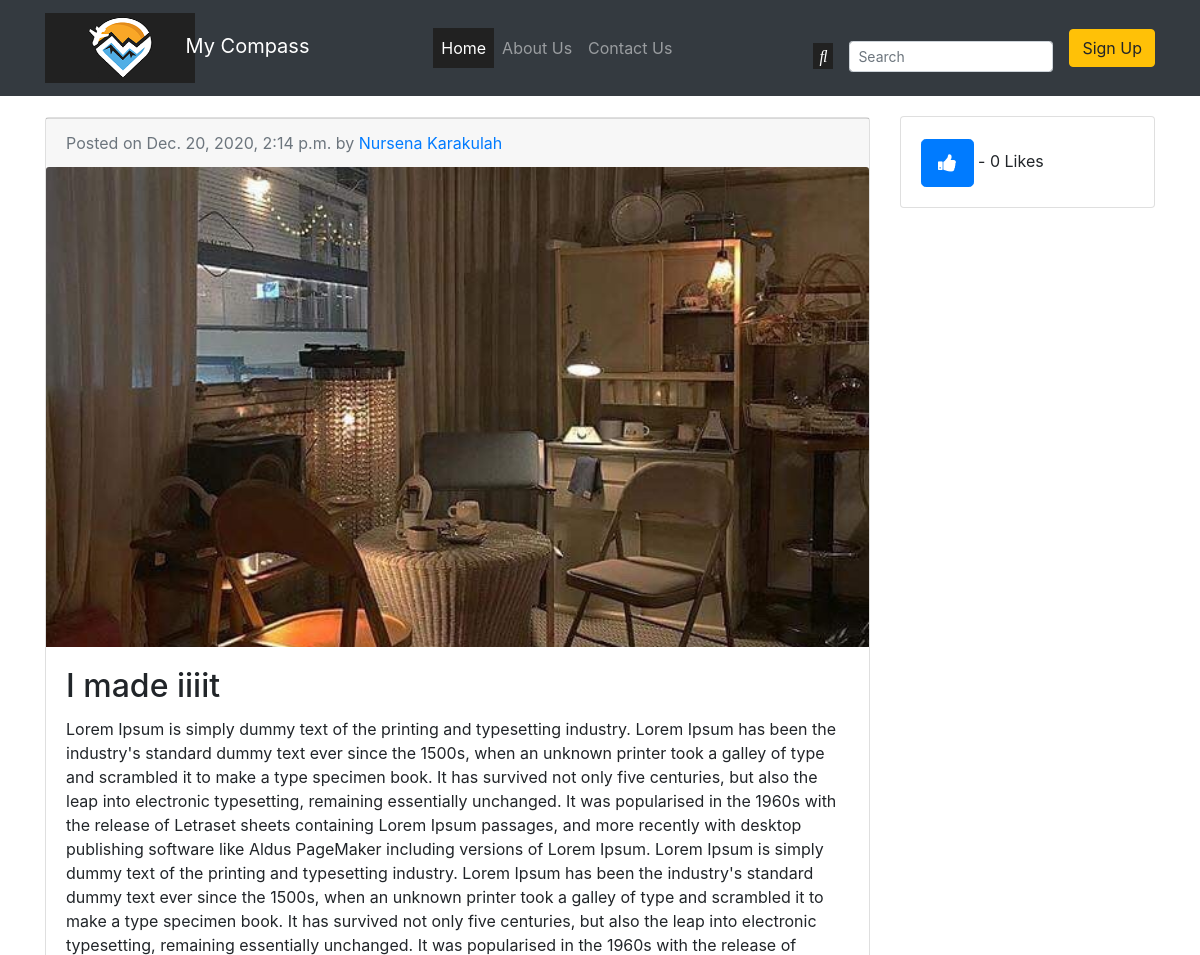
Before: /entry/5/ (upper part) with the older database file.
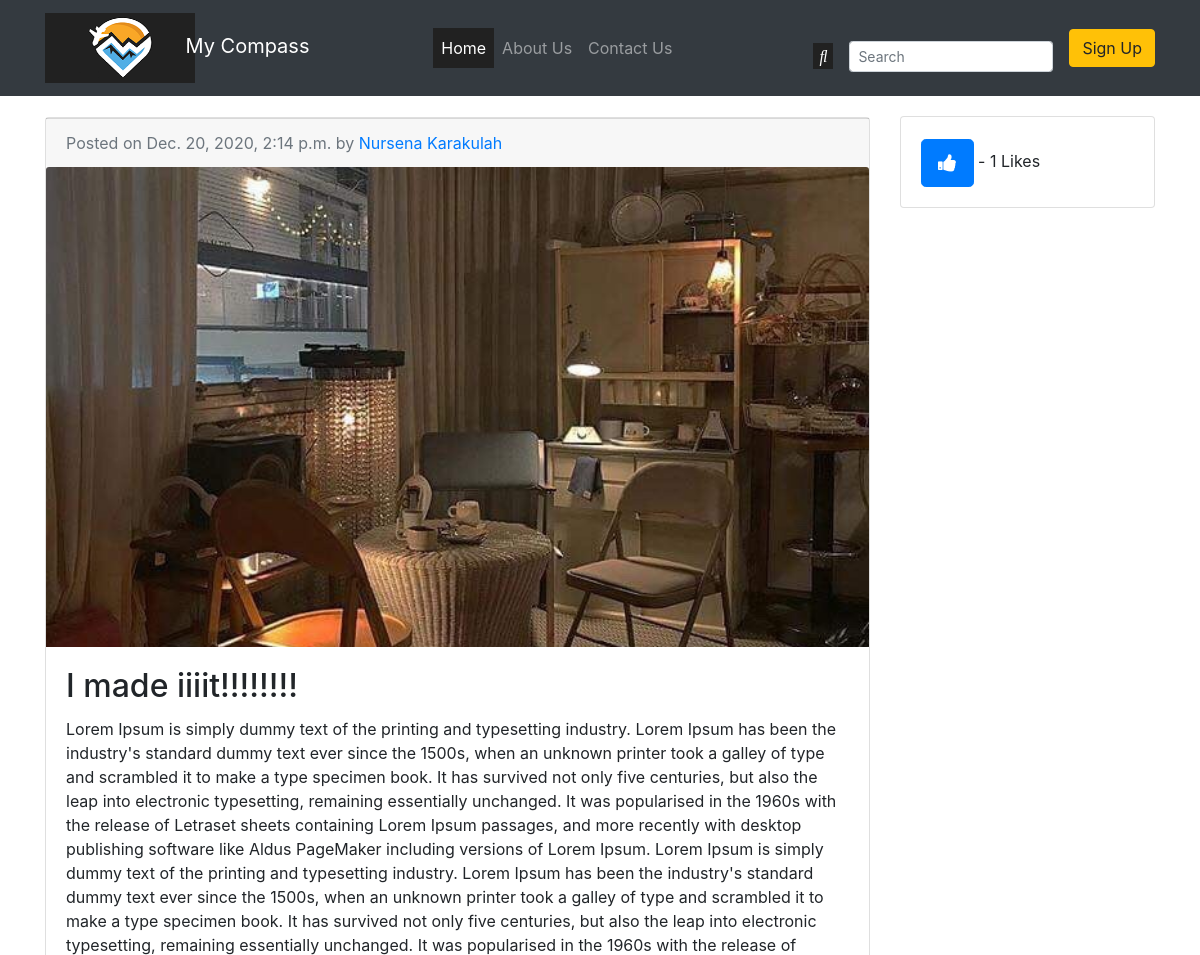
After: the same page with the newer database file.
### entries/models.py (models this page shows, shortened)
class Entry(models.Model):
    entry_title = models.CharField(max_length=50)
    entry_text = models.TextField()
    entry_date = models.DateTimeField(
        auto_now_add=True)
    entry_author = models.ForeignKey(User,
                                     on_delete=models.CASCADE)
    image = models.ImageField(upload_to='images/',
                              blank=False)  # default image url is deleted because image field made required by the way
    likes = models.ManyToManyField(User, related_name='blog_entries', blank=True, null=True)
    favorites = models.ManyToManyField(User, related_name='entry_favorites', blank=True, null=True)
    class Meta:
        verbose_name_plural = "Entries"
    def total_likes(self):
        return self.likes.count()

### entries/views.py (the view)
# urls.py: path('entry/<int:pk>/', EntryView, name='entry-detail'),
def EntryView(request, pk):
    try:
        entry_commented = get_object_or_404(Entry, pk=pk)
        comments = entry_commented.comments.filter(active=True)
    except Entry.DoesNotExist:
        raise Http404('Data does not exist')
    new_comment = None
    comment_user = request.user
    if request.method == 'POST':
        form = CommentForm(data=request.POST)
        if form.is_valid():
            new_comment = form.save(commit=False)
            new_comment = Comment(commenter=comment_user,
                                  comment_content=form.cleaned_data['comment_content'],
                                  entry=entry_commented)
            new_comment.save()
    else:
        form = CommentForm()
    total_likes = entry_commented.total_likes()
    liked = False
    if entry_commented.likes.filter(pk=request.user.pk).exists():
        liked = True
    favorite = False
    if entry_commented.favorites.filter(pk=request.user.pk).exists():
        favorite = True
    context = {
        'entry': entry_commented,
        'comment_form': form,
        'new_comment': new_comment,
        'comments': comments,
        'total_likes': total_likes,
        'liked': liked,
        'favorite': favorite,
    }
    return render(request, 'entries/entry_detail.html', context)

### entries/forms.py
class CommentForm(forms.ModelForm):
    class Meta:
        model = Comment
        fields = ('comment_content',)

### entries/templates/entries/entry_detail.html (shortened to what this page needs)
{% extends "entries/base.html" %}
{% load static %}
{% block content %}
    <div class="col-md-9">
        <div class="card mb-4" style="margin-top: 3%;">
            <div class="entry-detail-area">
                <div class="card-footer text-muted entry-author-publish-info">
                    Posted on {{ entry.entry_date }} by
                    <a href="{% url 'user_profile' entry.entry_author.profile.pk %}">{{ entry.entry_author.first_name }} {{ entry.entry_author.last_name }}</a>
                </div>
            </div>
            <img class="card-img-top entry-img" src="{{ entry.image.url }}" height=”300” width=”750”
                 alt="Card image cap">
            <div class="card-body">
                <h2 class="card-title">{{ entry.entry_title }}</h2>
                <p class="card-text">{{ entry.entry_text }}</p>
            </div>
        </div>
    </div>
    <div class="col-md-3 edit-delete-like-total">
        <div class="card my-4">
            <div class="card-body">
                <div class="like-entry-area">
                    <form action="{% url 'like_entry' entry.pk %}" method="post">
                        {% if liked %}
                            <button type="submit" name="entry_id" value="{{ entry.id }}"
                                    class="btn btn-danger btn-lg">
                                <i onclick="Like_Up(this)" class="fa fa-thumbs-down"></i>
                            </button>
                        {% else %}
                            <button type="submit" name="entry_id" value="{{ entry.id }}"
                                    class="btn btn-primary btn-lg">
                                <i onclick="Like_Down(this)" class="fa fa-thumbs-up"></i>
                            </button>
                        {% endif %}
                        - {{ total_likes }} Likes
                    </form>
                </div>
            </div>
        </div>
    </div>
{% endblock %}

Changed rows visible on the page:
changed Entry "Nursena": entry_title "I made iiiit" → "I made iiiit!!!!!!!!"
Other visible differences:
{{ total_likes }}: "0" → "1"
